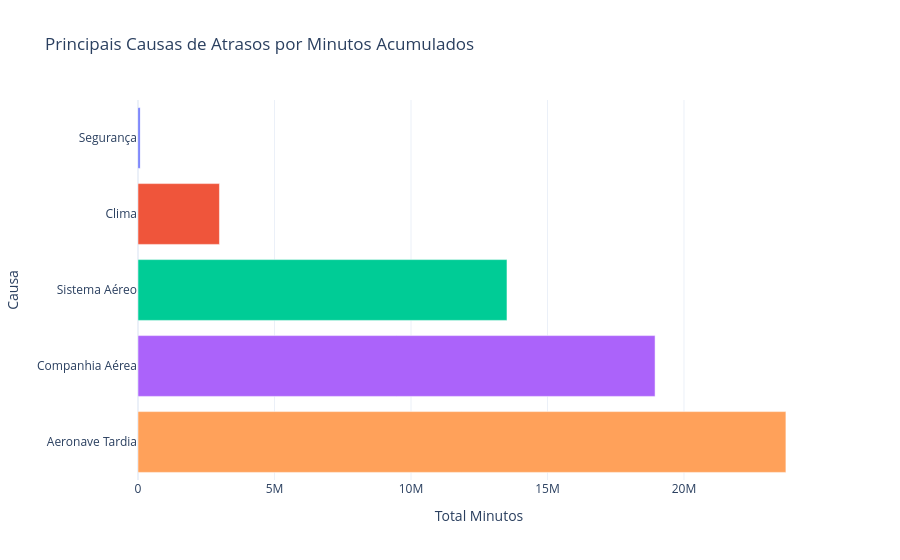

The cell this chart's notebook holds for it:
### Markdown cell above
Quais são as principais causas de atraso?

### Code cell
#somando todos os minutos de atraso por categoria
causes = {
    'Sistema Aéreo': df['AIR_SYSTEM_DELAY'].sum(),
    'Segurança': df['SECURITY_DELAY'].sum(),
    'Companhia Aérea': df['AIRLINE_DELAY'].sum(),
    'Aeronave Tardia': df['LATE_AIRCRAFT_DELAY'].sum(),
    'Clima': df['WEATHER_DELAY'].sum()
}

df_causes = pd.DataFrame(list(causes.items()), columns=['Causa', 'Total Minutos'])

fig = px.bar(
    df_causes.sort_values('Total Minutos', ascending=True), 
    x='Total Minutos', 
    y='Causa', 
    orientation='h',
    title='Principais Causas de Atrasos por Minutos Acumulados',
    color='Causa'
)

fig.update_layout(showlegend=False, template='plotly_white')
fig.show()

### Figure 1 — Plotly figure (JSON) as saved in the notebook; plotly's stock layout.template omitted (floating-point values rounded to 4 significant figures)
{"data": [{"hovertemplate": "Causa=%{y}<br>Total Minutos=%{x}<extra></extra>", "legendgroup": "Segurança", "marker": {"color": "#636efa", "pattern": {"shape": ""}}, "name": "Segurança", "orientation": "h", "showlegend": true, "textposition": "auto", "type": "bar", "x": [77880.0], "xaxis": "x", "y": ["Segurança"], "yaxis": "y"}, {"hovertemplate": "Causa=%{y}<br>Total Minutos=%{x}<extra></extra>", "legendgroup": "Clima", "marker": {"color": "#EF553B", "pattern": {"shape": ""}}, "name": "Clima", "orientation": "h", "showlegend": true, "textposition": "auto", "type": "bar", "x": [2983000.0], "xaxis": "x", "y": ["Clima"], "yaxis": "y"}, {"hovertemplate": "Causa=%{y}<br>Total Minutos=%{x}<extra></extra>", "legendgroup": "Sistema Aéreo", "marker": {"color": "#00cc96", "pattern": {"shape": ""}}, "name": "Sistema Aéreo", "orientation": "h", "showlegend": true, "textposition": "auto", "type": "bar", "x": [13520000.0], "xaxis": "x", "y": ["Sistema Aéreo"], "yaxis": "y"}, {"hovertemplate": "Causa=%{y}<br>Total Minutos=%{x}<extra></extra>", "legendgroup": "Companhia Aérea", "marker": {"color": "#ab63fa", "pattern": {"shape": ""}}, "name": "Companhia Aérea", "orientation": "h", "showlegend": true, "textposition": "auto", "type": "bar", "x": [18940000.0], "xaxis": "x", "y": ["Companhia Aérea"], "yaxis": "y"}, {"hovertemplate": "Causa=%{y}<br>Total Minutos=%{x}<extra></extra>", "legendgroup": "Aeronave Tardia", "marker": {"color": "#FFA15A", "pattern": {"shape": ""}}, "name": "Aeronave Tardia", "orientation": "h", "showlegend": true, "textposition": "auto", "type": "bar", "x": [23730000.0], "xaxis": "x", "y": ["Aeronave Tardia"], "yaxis": "y"}], "layout": {"barmode": "relative", "legend": {"title": {"text": "Causa"}, "tracegroupgap": 0}, "showlegend": false, "title": {"text": "Principais Causas de Atrasos por Minutos Acumulados"}, "xaxis": {"anchor": "y", "domain": [0, 1], "title": {"text": "Total Minutos"}}, "yaxis": {"anchor": "x", "categoryarray": ["Aeronave Tardia", "Companhia Aérea", "Sistema Aéreo", "Clima", "Segurança"], "categoryorder": "array", "domain": [0, 1], "title": {"text": "Causa"}}}}
